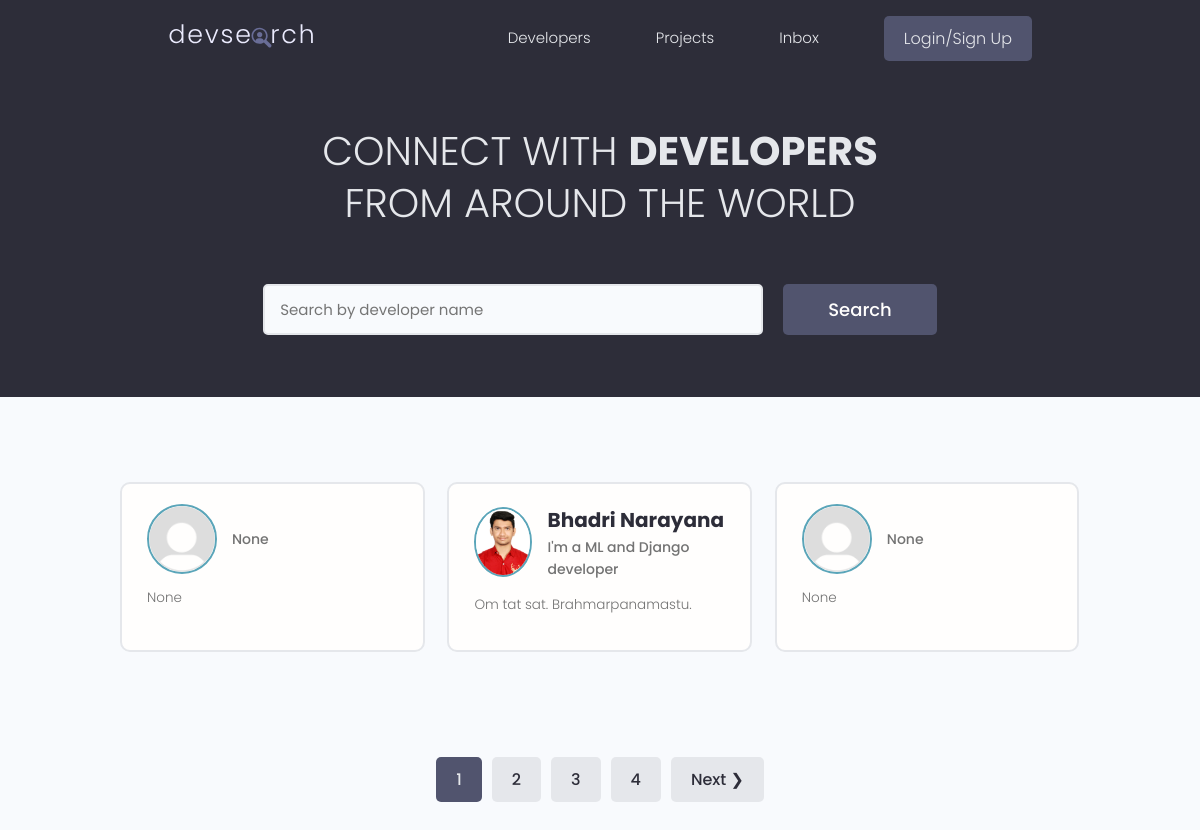
The page / on the database its author committed.
### users/models.py (models this page shows, shortened)
class Profile(models.Model):
    user = models.OneToOneField(User, on_delete = models.CASCADE, null = True, blank = True)
    name = models.CharField(max_length = 200, blank = True, null = True)
    username = models.CharField(unique = True, max_length=200, blank = True, null = True)
    location = models.CharField(max_length=200, blank = True, null = True)
    email = models.EmailField(max_length = 500, blank = True, null = True)
    short_intro = models.CharField(max_length = 200, blank = True, null = True)
    bio = models.TextField(blank = True, null = True)
    profile_image = models.ImageField(null = True, blank = True, upload_to = 'profiles/', default="profiles/default.png")
    social_github = models.CharField(max_length = 200, blank=True, null = True)
    social_twitter = models.CharField(max_length = 200, blank=True, null = True)
    social_linkedin = models.CharField(max_length = 200, blank=True, null = True)
    social_youtube = models.CharField(max_length = 200, blank=True, null = True)
    social_website = models.CharField(max_length = 200, blank=True, null = True)
    created = models.DateTimeField(auto_now_add=True)
    id = models.UUIDField(default = uuid.uuid4, primary_key=True, unique=True, editable=False)

### users/views.py (the view)
# urls.py: path('', views.profiles, name = 'profiles'),
def profiles(request):
    profiles, search_query = searchProfiles(request)
    custom_range, profiles = paginateProfiles(request, profiles, 3)
    return render(request, 'users/profiles.html', {'profiles':profiles, 'search_query':search_query, 'custom_range':custom_range})

### users/utils.py (called while the page is built)
def paginateProfiles(request, profiles, results):
        page = request.GET.get('page')
        paginator = Paginator(profiles, results)
        try:
                profiles = paginator.page(page)
        except PageNotAnInteger:
                page = 1
                profiles = paginator.page(page)
        except EmptyPage:
                page = paginator.num_pages
                profiles = paginator.page(page)
        leftIndex = (int(page) - 4)
        if leftIndex < 1:
                leftIndex = 1
        rightIndex = (int(page) + 5)
        if rightIndex > paginator.num_pages:
                rightIndex = paginator.num_pages + 1
        custom_range = range(leftIndex, rightIndex)
        return custom_range, profiles

def searchProfiles(request):
    search_query = ''
    if request.GET.get('search_query'):
        search_query = request.GET.get('search_query')
    skills = Skill.objects.filter(name__icontains = search_query)
    profiles = Profile.objects.distinct().filter(Q(name__icontains = search_query) |
                                       Q(short_intro__icontains = search_query) |
                                       Q(skill__in = skills)
                                       )
    return profiles, search_query

### users/templates/users/profiles.html (shortened to what this page needs)
{% extends 'main.html' %}
{% block content %}
<main class="home">
    <section class="hero-section text-center">
      <div class="container container--narrow">
        <div class="hero-section__box">
          <h2>CONNECT WITH <span>DEVELOPERS</span></h2>
          <h2>FROM AROUND THE WORLD</h2>
        </div>
        <div class="hero-section__search">
          <form id = "searchForm" class="form" action="" method="get">
            <div class="form__field">
              <input class="input input--text" id="formInput#search" type="text" name="search_query"
                value = "{{search_query}}" placeholder="Search by developer name" />
            </div>
            <input class="btn btn--sub btn--lg" type="submit" value="Search" />
          </form>
        </div>
      </div>
    </section>
    <section class="devlist">
      <div class="container">
        <div class="grid grid--three">
            {% for profile in  profiles%}
          <div class="column card">
            <div class="dev">
              <a href="{% url 'profile' profile.id %}" class="card__body">
                <div class="dev__profile">
                  <img class="avatar avatar--md" src="{{profile.profile_image.url}}" alt="image" />
                  <div class="dev__meta">
                    <h3>{{profile.name}}</h3>
                    <h5>{{profile.short_intro|slice:"60"}}</h5>
                  </div>
                </div>
                <p class="dev__info">
                  {{profile.bio| slice:"150"}}
                </p>
              </a>
            </div>
          </div>
          {% endfor %}
        </div>
      </div>
    </section>
    {% include 'pagination.html' with queryset=profiles custom_range=custom_range %}
  </main>
{% endblock content %}

### static/styles/app.css (style rules this page uses)
:root { --color-sub: #2d2d39; }
.btn--sub { background-color: var(--color-sub-light); }
.card { border: 2px solid var(--color-light); }
img { width: 100%; }
.hero-section { height: 40vh; display: flex; align-items: center; background-color: var(--color-sub); }
.hero-section__box { margin-bottom: 4rem; }
.hero-section__box > h2, .hero-section__box > h2 > span { font-size: 4rem; color: var(--color-light); line-height: 1.3; text-transform: uppercase; }
.hero-section__box > h2 { font-weight: 300; }
.hero-section__box > h2 > span { font-weight: 700; }
.hero-section__search > .form { display: flex; align-items: center; justify-content: center; gap: 2rem; }
.hero-section__search > .form input.input--text { width: 50rem; }
.devlist { margin-top: 8rem; }
.devlist .grid { align-items: stretch; }
.devlist .dev .dev__profile { display: flex; align-items: center; gap: 1.5rem; }
.devlist .dev .dev__meta h3 { color: var(--color-sub); font-size: 2rem; font-weight: 700; }
.devlist .dev .dev__meta h5 { color: var(--color-text); font-size: 1.4rem; font-weight: 500; }
.devlist .dev .dev__info { margin: 1.5rem 0; font-size: 1.35rem; line-height: 1.4; text-align: justify; }

### static/uikit/styles/modules/_variables.css (style rules this page uses)
:root { --color-main: #5aa5b9; --color-main-light: #e6faff; --color-sub: #3f4156; --color-sub-light: #51546e; --color-sub-lighter: #ededfd; --color-text: #737373; --color-gray: #8b8b8b; --color-light: #e5e7eb; --color-light-gray: #767676; --color-bg: #f8fafd; --color-white: #fffefd; --color-white-light: #f3f3f3; --color-success: #359e64; --color-success-bg: #def8e8; --color-error: #fc4b0b; --color-error-bg: #fff2ee; --font-base: 'Poppins', arial, helvetica, 'Segoe UI', roboto, ubuntu, sans-serif; --font-monospace: 'Fira Code', 'Courier New', courier, monospace; --font-regular: 300; --font-medium: 500; --font-bold: 700; --generic-shadow: 1px 1px 5px #00000010; --generic-transition: all 0.3s ease-in-out; }

### static/uikit/styles/modules/_base.css (style rules this page uses)
* { margin: 0; padding: 0; box-sizing: border-box; text-rendering: optimizeLegibility; color: inherit; font-size: inherit; }
html { font-size: 50%; }
@media only screen and (min-width: 480px) { html { font-size: 56.25%; } }
@media only screen and (min-width: 1200px) { html { font-size: 62.5%; } }
body { line-height: 1.6; font-weight: 400; font-size: 1.5rem; color: var(--color-text); background-color: var(--color-bg); min-height: 100vh; }

### static/uikit/styles/modules/_typography.css (style rules this page uses)
* { font-family: var(--font-base); }
h2 { font-size: 3.6rem; font-weight: var(--font-bold); }
h3 { font-size: 3.2rem; font-weight: var(--font-medium); }
h5 { font-size: 2.4rem; font-weight: var(--font-medium); }
h5, h6 { font-weight: var(--font-regular); }
p, span, strong { font-size: 1.6rem; color: var(--color-text); font-weight: var(--font-regular); }
a { padding-bottom: 2px; text-decoration: none; display: inline-block; color: var(--color-main); font-weight: var(--font-medium); }

### static/uikit/styles/modules/_utilities.css (style rules this page uses)
.container { width: 92%; max-width: 165rem; margin: 0 auto; box-sizing: border-box; }
.container--narrow { width: 92%; max-width: 120rem; }
@media screen and (min-width: 1000px) { .container { width: 90%; } }
@media screen and (min-width: 1000px) { .container--narrow { width: 85%; } }
@media screen and (min-width: 1200px) { .container { width: 80%; } }
@media screen and (min-width: 1200px) { .container--narrow { width: 72%; } }
.text-center { text-align: center; }

### static/uikit/styles/modules/_avatar.css (style rules this page uses)
.avatar { border-radius: 50%; border: 2px solid var(--color-main); object-fit: cover; }
.avatar--md { height: 7rem; width: 7rem; }

### static/uikit/styles/modules/_button.css (style rules this page uses)
.btn { display: inline-block; position: relative; cursor: pointer; background-color: var(--color-light); font-weight: var(--font-medium); color: var(--color-sub); text-decoration: none; padding: 1rem 2rem; border-radius: 0.5rem; border: none; width: -webkit-fit-content; width: -moz-fit-content; width: fit-content; height: -webkit-fit-content; height: -moz-fit-content; height: fit-content; font-size: 1.6rem; outline-width: 0; outline-color: transparent; -webkit-backface-visibility: hidden; backface-visibility: hidden; transition: all 0.3s ease-in-out; }
.btn--sub { background-color: var(--color-sub); color: var(--color-white); }
.btn--lg { font-size: 1.8rem; padding: 1.2rem 4.5rem; }

### static/uikit/styles/modules/_card.css (style rules this page uses)
.card { border-radius: 1rem; background-color: var(--color-white); border: 1.5px solid var(--color-light); width: auto; height: auto; margin-top: 0.5rem; margin-bottom: 0.5rem; overflow: hidden; }
.card__body, .card__header { padding: 2rem 2.5rem; }

### rows shown on the page
Profile: profile_image (placeholder picture), short_intro "None", bio "None"
Profile: profile_image (picture), name "Bhadri Narayana", short_intro "I'm a ML and Django developer", bio "Om tat sat. Brahmarpanamastu."
Profile: profile_image (placeholder picture), short_intro "None", bio "None"

### other values the page prints
{{ page }} "1"
{{ page }} "2" "3" "4"
